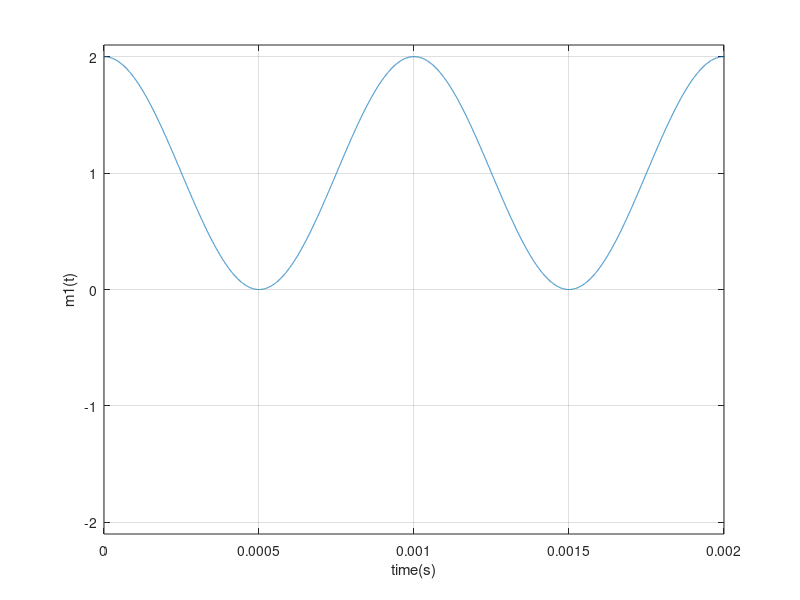
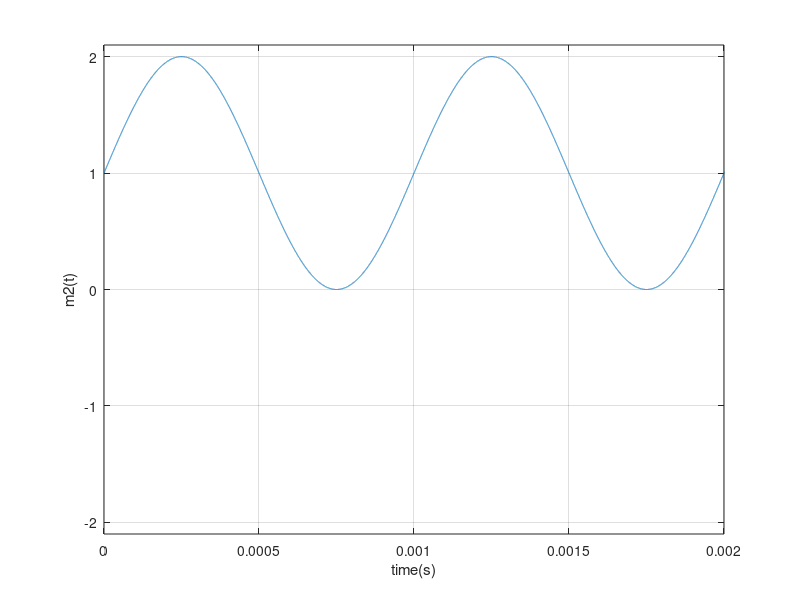
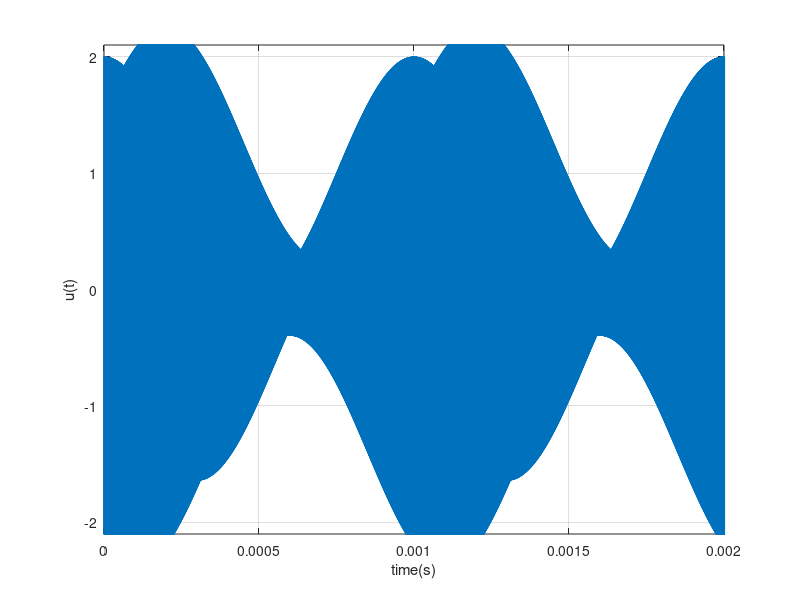
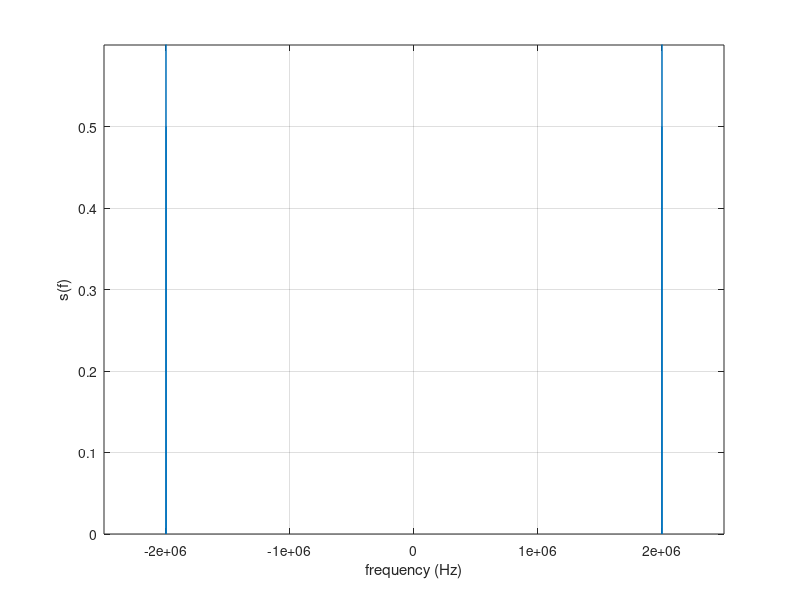

Write MATLAB code to recreate these figures, in order. (Note: this script raises an error after producing the figures.)
%This script aims to demonutrate the use of DSB-FC modulation. a sample
%tone us used to domonstrate these effects. by changing the k values, the
%modulation index is effected, resulting in diffrent output waveforms
%
clear all;
close all;
%%
%again, we need to define the message, carrier and sample frequencies 
fm = 10^3;
fc = 2*10^6;
fs = 10^7;
ac = 1;
 
%as before, we define the sample period
samples = 1000000;
t = 0:1/fs:(samples-1)/fs;  % generate a time vector to calculate the results
mt = cos(2*pi*fm*t);    % define the message signal as standard cos signa
 
percentage = 100;    %modulation index percentage input
k = percentage/100;    % calculates as a fraction of 1
 
 
message_I = cos(2*pi*fm*t);
message_Q = sin(2*pi*fm*t);
carrier_I = cos(2*pi*fc*t);
carrier_Q = sin(2*pi*fc*t); %This must be 90deg out of phase of the carrier 
 
m1 = 1 + message_I;
m2 = 1 + message_Q;
 
%Plot the original message signals
 
figure;
plot(t,m1);
xlabel('time(s)');
ylabel('m1(t)');
grid;
axis([0 2/fm -2.1 2.1]);
 
figure;
plot(t,m2);
xlabel('time(s)');
ylabel('m2(t)');
grid;
axis([0 2/fm -2.1 2.1]);
 
%Modulation with IQ
 
modulated_message = (m1.*carrier_I) + (m2.*carrier_Q);
 
%plot of modulated signal
figure;
plot(t,modulated_message);
xlabel('time(s)');
ylabel('u(t)');
grid;
axis([0 2/fm -2.1 2.1]);
 
%next, we need to take the FFT of the signal. again, we normalise the
%result
u_fft = abs(fft(modulated_message,samples))/samples; 
u_fft = fftshift(u_fft);    % Shift the FFT to the correct position
F = [-samples/2:samples/2-1]*fs/samples;  % Generate the F space of samples
%to plot the resultant output
 
%as before, we now plot the resultant waveform
%Frequency graph
figure;
plot(F,u_fft);
axis([-2.5*10^6 2.5*10^6 0 0.6]);
grid;
xlabel('frequency (Hz)');
ylabel('s(f)');
 
%Frequency graph, zoomed in
figure;
plot(F,u_fft);
axis([1.9985*10^6 2.0015*10^6 0 0.6]);
grid;
xlabel('frequency (Hz)');
ylabel('s(f)');
 
 
%Demodulation of Message 1
 
z = modulated_message.*cos(2*pi*fc*t);
 
%Filter design taken from:  http://www.mathworks.com/help/dsp/examples/designing-low-pass-fir-filters.html
N   = 100;          % FIR filter order
Fp  = 5e3;          % 5 kHz passband-edge frequency
Fs  = 1/0.0000001;  % 10 MHz sampling frequency
Rp  = 0.00057565;   % Corresponds to 0.01 dB peak-to-peak ripple
Rst = 1e-4;         % Corresponds to 80 dB stopband attenuation
 
coeffVec = firceqrip(N,Fp/(Fs/2),[Rp Rst],'passedge');
demodulated=filter(coeffVec,1,z);
 
figure;
plot(t,demodulated);
grid;
axis([0 2/fm -2.1 2.1]);
xlabel('time (s)');
ylabel('r(t)');
 
%Demodulation of Message 2
 
z = modulated_message.*sin(2*pi*fc*t);
 
%Filter design taken from:  http://www.mathworks.com/help/dsp/examples/designing-low-pass-fir-filters.html
N   = 100;          % FIR filter order
Fp  = 5e3;          % 5 kHz passband-edge frequency
Fs  = 1/0.0000001;  % 10 MHz sampling frequency
Rp  = 0.00057565;   % Corresponds to 0.01 dB peak-to-peak ripple
Rst = 1e-4;         % Corresponds to 80 dB stopband attenuation
 
coeffVec = firceqrip(N,Fp/(Fs/2),[Rp Rst],'passedge');
demodulated=filter(coeffVec,1,z);
 
figure;
plot(t,demodulated);
grid;
axis([0 2/fm -2.1 2.1]);
xlabel('time (s)');
ylabel('r(t)');